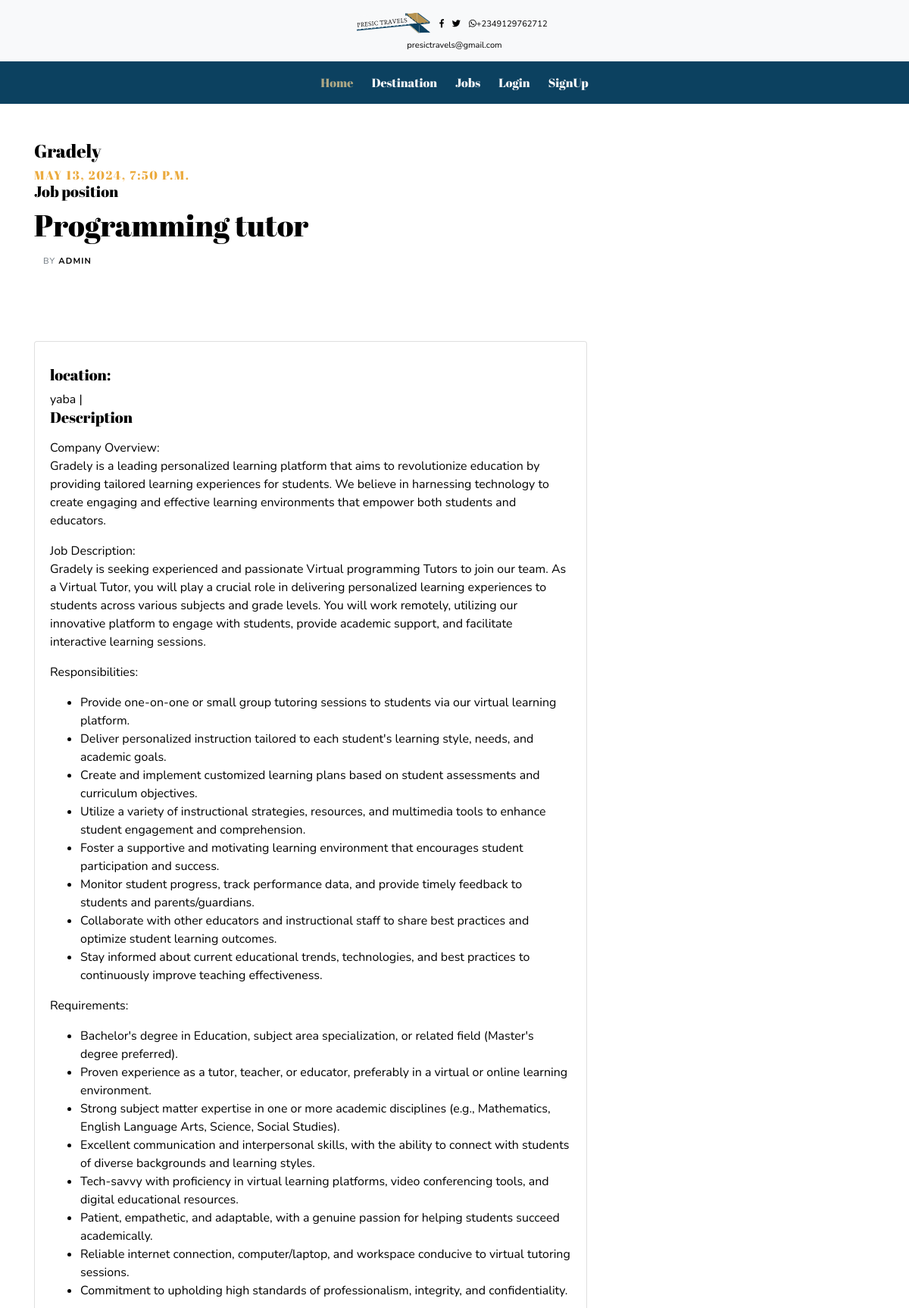
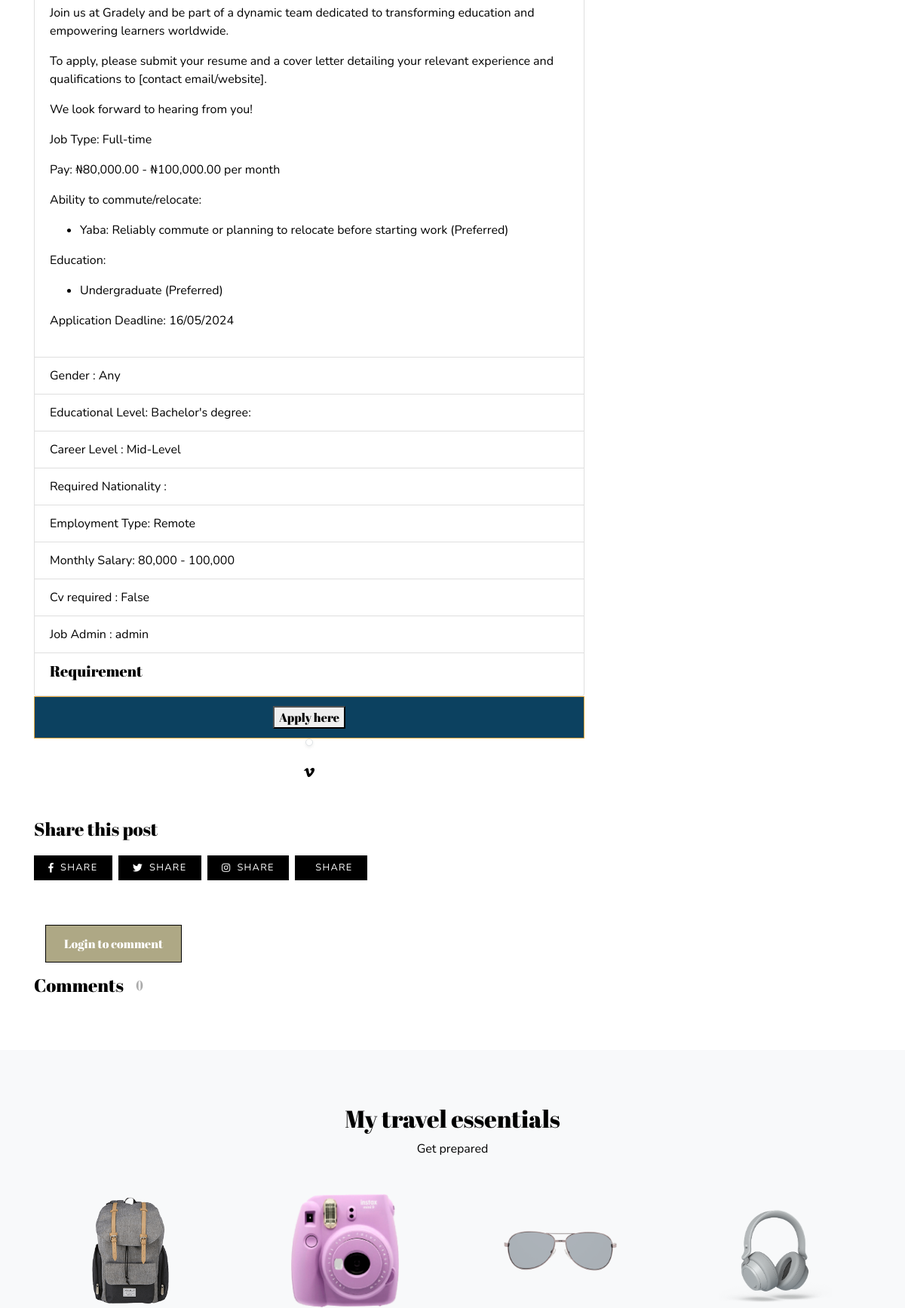
The app's page /1/job_detail/ (upper part) with its own data (2 pictures, top to bottom).
### myjob/models.py (models this page shows, shortened)
class Jobs(models.Model):
    application_link = models.CharField(max_length = 200, blank=True, null=True)
    company_name = models.CharField(max_length=300, default=None)
    company_logo = models.ImageField(blank=True, null=True)
    hide_company_name = models.BooleanField()
    job_title = models.CharField(max_length=200, default=None)
    job_description = models.TextField(blank=True, null=True)
    gender = models.BooleanField(choices=((None, "Any"), (True, "male"), (False, "female")), blank= True, null=True)
    job_city = models.CharField(max_length=100, blank=True, null=True)
    location = models.CharField(max_length=50, blank=True, null=True)
    nationality = CountryField(multiple=True, blank=True, blank_label='optional')
    career_level = models.ManyToManyField(CareerLevel)
    employment_type = models.ForeignKey(EmploymentType, on_delete=models.CASCADE)
    remote = models.BooleanField(default=False)
    years_of_experience = models.IntegerField(default=1)
    educational_level = models.ManyToManyField(EducationalLevel)
    skill_set1 = models.CharField(max_length=300)
    skill_set2 = models.CharField(max_length=300, blank = True, null=True)
    skill_set3 = models.CharField(max_length=300, blank=True, null=True)
    cv_required = models.BooleanField(default=False)
    post_date = models.DateTimeField(auto_now_add=True)
    monthly_salary = models.ManyToManyField(MonthlySalary)
    salary = models.CharField(max_length=50, blank=True, null=True)
    featuredjobs = models.BooleanField(default=False)
    category = models.ManyToManyField(JobCategory)
    job_admin= models.ForeignKey(JobAdmin, blank=True, null=True, default=None, on_delete=models.CASCADE)
    city = models.ForeignKey(City, on_delete=models.CASCADE, blank=True, null=True)

class JobAdmin(models.Model):
    user = models.OneToOneField(User, on_delete=models.CASCADE, blank=True, null=True)
    profile_pic = models.ImageField(upload_to='media', default='img/avata/avataars.png')

class EducationalLevel(models.Model):
    title = models.CharField(max_length=400)

class CareerLevel(models.Model):
    title = models.CharField(max_length=600)
    def __str__(self):
        return self.title

class EmploymentType(models.Model):
    title = models.CharField(max_length=600)

class MonthlySalary(models.Model):
    amount = models.CharField(max_length=300)

### myjob/views.py (the view)
# urls.py: path('<id>/job_detail/', jobDetail, name='job-detail'),
def jobDetail(request, id):
    most_recent = Jobs.objects.order_by('-post_date')[:3]
    post = get_object_or_404(Jobs, id=id)
    context = {
        'post':post,
        'most_recent':most_recent,
    }
    return render(request, 'myjob/jobdetail.html', context)

### myjob/templates/myjob/jobdetail.html (shortened to what this page needs)
{% extends 'travelsite/base.html' %}
{% load static %}
{% block content %}
    <section class="py-5">
      <div class="container text-left justify-content-left">
        {% if post.hide_company_name == True %}
          <h5>Company name</h5>  <h6>(Confidential)</h6>
        {% else %}
        <h4>{{post.company_name}}</h4>
        {% endif %}
        <p class="h6 mb-0 text-uppercase text-primary">{{post.post_date}}</p>
        <h5>Job position</h5><h1>{{post.job_title}}</h1>
        <ul class="list-inline small text-uppercase mb-0">
          <li class="list-inline-item mr-0 text-muted align-middle">By </li>
          <li class="list-inline-item align-middle mr-0"><a class="font-weight-bold reset-anchor" href="#">{{post.job_admin.user.username}}</a></li>
        </ul>
      </div>
      <div class="container">
        <div class="row">
          <div class="col-lg-8 mb-5 mb-lg-0">
            <div>
                <div class="card" style="width: auto;">
                    <div class="card-body">
                     <span> <p class="card-title text-bold"><span><h5>location:  </h5></span>{{post.location}} | {{post.city.name }}</span>
                      <div>
                       <h5 class="text-left color-gold"> Description</h5>
                      <p class="card-text">{{post.job_description|safe }}</p>
                      </div>
                    </div>
                    <ul class="list-group list-group-flush">
                      <div>
                        <li class="list-group-item">
                          {% if post.gender == True %}
                          <span>Gender : </span><span> Male</span>
                          {% elif post.gender == False %}
                          <span>Gender : </span><span> Female</span>
                          {% elif post.gender == any %}
                          <span>Gender : </span><span> Any</span>
                          {% endif %}
                          </li>
                        <li class="list-group-item">
                        <span>Educational Level: </span><span>{% for edu_level in post.educational_level.all %}{{edu_level.title}}{% endfor %} </span>
                        </li>
                        <li class="list-group-item">
                          <span>Career Level : </span><span>
                            {% for careeritem in post.career_level.all %}
                            {{careeritem}} </span>
                            {% endfor %}
                          </li>
                          <li class="list-group-item">
                            <span>Required Nationality : </span>
                          </li>
                          <li class="list-group-item">
                            <span>Employment Type: </span><span>{{post.employment_type.title}} </span>
                          </li>
                          <li class="list-group-item">
                            <span>Monthly Salary: </span><span>
                              {% for salary in post.monthly_salary.all %}
                              {{salary.amount}} </span>
                              {% endfor %}
                          </li>
                          <li class="list-group-item">
                            <span>Cv required : </span><span>{{post.cv_required}} </span>
                          </li>
                          <li class="list-group-item">
                            <span>Job Admin : </span><span>{{post.job_admin.user.username}} </span>
                          </li>
                      </div>
                      <div>
                        <li class="list-group-item">
                        <span> <h5> Requirement</h5> </span>
                        </li>
                      </div>
                    </ul>
                  </div>
                 </div>
            <div>
                      <div>
                        <a href="{{post.application_link}}" class="btn btn-primary btn-block destination-btn text-white "><button>Apply here</button></a>
                      </div>
            <div class="mb-5 text-center"><img class="mb-3 rounded-circle img-thumbnail shadow-sm" src="" alt="" width="110">
                <li class="list-inline-item"><a class="reset-anchor" href="#"><i class="fab fa-vimeo-v"></i></a></li>
            </div>
             </div>
            <h3 class="h4 mb-4">Share this post</h3>
            <ul class="list-inline mb-5">
              <li class="list-inline-item mr-1 mb-3"><a class="social-link-share facebook" href=""><i class="fab fa-facebook-f mr-2"></i>Share</a></li>
              <li class="list-inline-item mr-1 mb-3"><a class="social-link-share twitter" href="#"><i class="fab fa-twitter mr-2"></i>Share</a></li>
              <li class="list-inline-item mr-1 mb-3"><a class="social-link-share instagram" href="#"><i class="fab fa-instagram mr-2"></i>Share</a></li>
              <li class="list-inline-item mr-1 mb-3"><a class="social-link-share whatapp" href="#">Share</a></li>
            </ul>
            {% if request.user.is_authenticated %}
            <h3 class="h4 mb-4">Leave a comment</h3>
            <form class="mb-5" action="." method='POST'>
            {%csrf_token%}
              <div class="row">
                {% comment %} <div class="form-group col-lg-6">
                  <input class="form-control" type="text" name="name" placeholder="Full Name e.g. Jason Doe">
                </div> {% endcomment %}
                {% comment %} <div class="form-group col-lg-6">
                  <input class="form-control" type="email" name="email" placeholder="Email Address e.g. Jason@email.com">
                </div> {% endcomment %}
                <div class="form-group col-lg-12">
                  {{ commentform }}
                  {% comment %} <textarea class="form-control" name="message" rows="5" placeholder="Leave your message"></textarea> {% endcomment %}
                </div>
                <div class="form-group col-lg-12">
                  <button class="btn btn-dark" type="submit">Submit your comment</button>
                </div>
              </div>
            </form>
            {% else %}
                <div class="form-group col-lg-12">
              <a href = "{% url 'account_login' %}" class="btn btn-dark" type="submit">Login to comment</a>
                </div>
            {% endif %}
            <h3 class="h4 mb-4 d-flex align-items-center"><span>Comments</span><span class="text-small ml-3 text-gray">({{ post.comments.count}})</span></h3>
          </div>
        </div>
      </div>
    </section>
{% endblock %}

### travelsite/static/travelsite/css/style.default.css (style rules this page uses)
.text-small { font-size: 0.85rem !important; }
section { overflow: hidden; }
.text-gray { color: #aaa !important; }
.text-uppercase { text-transform: uppercase; letter-spacing: 0.1em; letter-spacing: .1em; }
.text-small { font-size: 0.9rem !important; }
.reset-anchor { color: inherit; border: none; background: none; }
.reset-anchor { color: inherit; transition: all 0.3s; }
.social-link-share { padding: 0.45rem 1.2rem; color: #fff; background: #000; transition: all 0.3s; font-size: 0.8rem; letter-spacing: 0.1em; text-transform: uppercase; }
.btn { font-weight: 400; border: 1px solid transparent; font-family: "Abril Fatface", serif; padding: 0.75rem 1.5rem; font-size: 1rem; line-height: 1.5; border-radius: 0rem; transition: color 0.15s ease-in-out, background-color 0.15s ease-in-out, border-color 0.15s ease-in-out, box-shadow 0.15s ease-in-out; }
.btn-primary { color: #212529; background-color: #ebaa3d; border-color: #ebaa3d; }
.btn-dark { color: #fff; background-color: #1e7e34;; border-color: #000; }
body { font-family: "Nunito", sans-serif; font-size: 1rem; font-weight: 400; line-height: 1.5; color: #000; background-color: #fff; }
a { color: #ebaa3d; text-decoration: none; }
h1, h2, h3, h4, h5, h6, .h1, .h2, .h3, .h4, .h5, .h6 { margin-bottom: 0.5rem; font-family: "Abril Fatface", serif; font-weight: 400; line-height: 1.2; color: inherit; }
h1, .h1 { font-size: 2.5rem; }
h3, .h3 { font-size: 1.75rem; }
h4, .h4 { font-size: 1.5rem; }
h5, .h5 { font-size: 1.25rem; }
h6, .h6 { font-size: 1rem; }
small, .small { font-size: 70%; font-weight: 400; }
.text-primary { color: #ebaa3d !important; }
.shadow-sm { box-shadow: 0 0.125rem 0.25rem rgba(0, 0, 0, 0.075) !important; }
.card { background-color: #fff; border: 1px solid rgba(0, 0, 0, 0.125); border-radius: 0.25rem; }
.card > .list-group:last-child .list-group-item:last-child { border-bottom-right-radius: 0.25rem; border-bottom-left-radius: 0.25rem; }
.card-body { padding: 1.25rem; }
.card-title { margin-bottom: 0.75rem; }

### travelsite/static/travelsite/css/custom.css (style rules this page uses)
.btn-dark { color: #fff; background-color: #aea885; border-color: #000 !important; }
.btn-primary { color: #212529; background-color: #0c4160; border-color: #ebaa3d; }

### records on screen
Jobs: company_name "Gradely", post_date "MAY 13, 2024, 7:50 P.M.", job_title "Programming tutor", job_admin.user.username "ADMIN", location "yaba", job_description "Company Overview: Gradely is a leading personalized learning platform that aims to revolutionize education by providing tailored learning experiences for students. We believe in harnessing technology to create engaging and effective learning environments that empower both students and educators. Job Description: Gradely is seeking experienced and passionate Virtual programming Tutors to join our team. As a Virtual Tutor, you will play a crucial role in delivering personalized learning experiences to students across various subjects and grade levels. You will work remotely, utilizing our innovative platform to engage with students, provide academic support, and facilitate interactive…", employment_type "Remote", cv_required "False", job_admin.user.username "admin"
EducationalLevel: title "Bachelor's degree:"
CareerLevel: title "Mid-Level"
MonthlySalary: amount "80,000 - 100,000"
